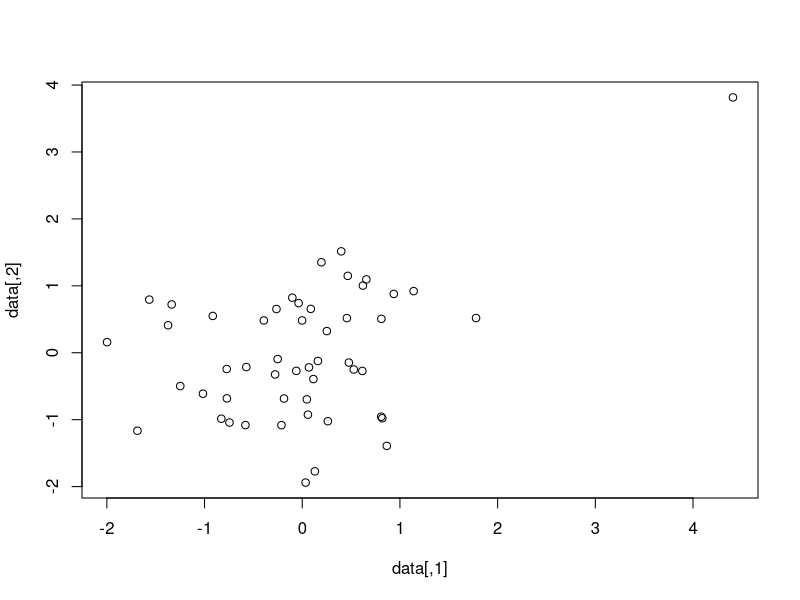

The R source for this figure: (Note: this script raises an error after producing the figure.)
## ---- chunk 1
knitr::opts_chunk$set(echo = TRUE)
## ---- chunk 2
sd.w <- function(x, k) {
  # computes the windsorized standard deviation, called by dqf.outlier
  # Inputs:
  ## k: (integer) number of observations at each extreme to alter
  ## x: (vector) numeric data values
  k <- floor(k)
  if (k == 0) {  #corresponds to non-robust adaptive DQF
    return(sd(x))
  } else {
    x <- sort(x)
    n <- length(x)
    x[1:k] <- x[k]
    x[(n-k+1):n] <- x[n-k+1]
    return(sd(x))
  }
}
## ---- chunk 3
subsamp.dqf <- function(n.obs, subsample) {
  # called by dqf.outlier, computes random subset of pairs
  pairs <- c()
  subsample <- floor(subsample/2)*2
  for (i in 1:n.obs) {
    for (j in (i+1):(i+subsample/2)) {
      pairs <- rbind(pairs, c(i,j*(j <= n.obs) + (j-n.obs)*(j > n.obs)))
    }
  }
  return(pairs)
}
## ---- chunk 4
plot.dqf <- function(dqf,labels=NULL,xlab='',ylab='',main=''){
  x <- seq(.01,1,.01)
  
  if(nrow(dqf)==1){ # only one function
    plot(x,dqf,t='l')
  }
  else{
    n.functions <- nrow(dqf)
    if(is.null(labels)) labels <- rep(1,n.functions) 
    
    plot(x,dqf[1,],t='l',ylim=c(0,max(dqf)),col=labels[1],xlab=xlab,ylab=ylab,main=main)
    for(i in 2:n.functions){
      lines(x,dqf[i,],col=labels[i])
    }
  }
}
## ---- chunk 5
show <- function(length,s){
  labels <- rep(1,length)
  labels[s] <- 2
  return(labels)
}
## ---- chunk 6
dqf.outlier <- function(data = NULL, gram.mat = NULL, g.scale=2, angle=c(30,45,60), kernel="linear", p1=1, p2=0, n.splits=100, subsample=50, z.scale=TRUE, k.w=3, adaptive=TRUE, G="norm") {
  # kernelized version of depthity
  # 
  # inputs: 
  #   data (matrix or data frame) - a data matrix of explanatory variables
  #   kernel - of form "linear", "rbf" or "poly", or a user defined function 
  #   g.scale (scalar) - scales the base distribution G
  #   angle (numeric vector of length 3)- angles of cone from midline, must live between 0 and 90
  #   p1 - first parameter for kernel
  #   p2 - second parameter for kernel
  #   n.splits (integer) - the number of split points at which the DQF is computed
  #   subsample (integer)- the number of random pairs for each observation
  #   z.scale (logical) - should the data be z-scaled first
  #   k.w (integer) - the number of points altered in the windsorized standard deviation
  #   adaptive - if TRUE, uses windsorized standard deviation to scale base distribution
  #   G - base distribution:   "norm" or "unif"
  ##
  # Output:
  #   angle  - vector of angles used, same as inputted
  #   dqf1, dqf2, dqf3 - matrices of depth quantile functions, rows are observations
  if (G=="norm") {
    param1 <- 0; param2 <- 1 }
  if (G=="unif") {
    param1 <- -1; param2 <- 1 }
  if (is.null(data) & is.null(gram.mat)) 
    stop("Either a data set or Gram matrix must be provided")
  if (min(angle) <= 0 | max(angle) >= 90) 
    stop("Angles must be between 0 and 90")
  if (is.null(data))
    n.obs <- nrow(gram.mat)
  if (is.null(gram.mat))
    n.obs <- nrow(data)
  scram <- sample(n.obs)
  pairs <- subsamp.dqf(n.obs, subsample)
  if (is.null(gram.mat)) {  
    if (z.scale==TRUE)
      data <- apply(data, 2, scale) #z-scale data
    if (is.function(kernel)==TRUE)
      kern <- kernel
    if (kernel == "linear") {
      kern <- function(x,y)
        return(sum(x*y))
    }
    if (kernel == "rbf") {
      kern <- function(x,y)
        return(exp(-sum((x-y)^2)/p1))
    }             
    if (kernel == "poly") {
      kern <- function(x,y)
        return((sum(x*y)+p2)^p1)
    }
    data <- data[scram,]
    gram <- matrix(0,n.obs, n.obs)
    for (i in 1:n.obs) {
      for (j in i:n.obs) {
        gram[i,j] <- kern(data[i,], data[j,])
        gram[j,i] <- gram[i,j]
      }
    }
  } else {
    if (diff(dim(gram.mat))!=0)
      stop("Gram matrix must be square")
    if (isSymmetric(gram.mat) == FALSE)
      stop("Gram matrix must be symmetric")
    gram <- gram.mat
    gram <- gram[scram,]
    gram <- gram[,scram]
  }
  splits <- get(paste("q", G, sep=""))((1:n.splits)/(n.splits+1),param1, param2) * g.scale
  depthity1 <- depthity2 <- depthity3 <- rep(0,length(splits))
  norm.k2 <- error.k <- k.to.mid <- rep(0, n.obs)
  dep1 <- dep2 <- dep3 <- matrix(0, nrow=nrow(pairs), ncol=n.splits)
  qfs1 <- qfs2 <- qfs3 <- matrix(0, nrow=nrow(pairs), ncol=100)
  for (i.subs in 1:nrow(pairs)) {
    i <- pairs[i.subs,1];  j <- pairs[i.subs,2]
    for (k in 1:n.obs) {
      norm.k2[k] <- gram[k,k] + 1/4*(gram[i,i]+gram[j,j]) + 1/2*gram[i,j]-gram[k,i]-gram[k,j]
      k.to.mid[k] <- (gram[k,i]-gram[k,j]+1/2*(gram[j,j]-gram[i,i]))/sqrt(gram[i,i]+gram[j,j]-2*gram[i,j])
      error.k[k] <- sqrt(abs(norm.k2[k] - k.to.mid[k]^2))
    }
    for (c in 1:length(splits)) {
      good <- rep(1, n.obs)
      s <- splits[c] * (sd.w(k.to.mid, k.w)*adaptive + (adaptive==FALSE)) 
      good[k.to.mid/s > 1] <- 0  #points on other side of cone tip removed
      d.to.tip <- abs(k.to.mid - s)
      good1 <- good * (abs(atan(error.k / d.to.tip)) < (angle[1]/360*2*pi))  #points outside of cone removed
      good1 <- good1 * (1 - 2*(sign(k.to.mid)==sign(s)))  #which side of midpoint are they on
      depthity1[c] <- min(c(sum(good1==-1), sum(good1==1)))
      good2 <- good * (abs(atan(error.k / d.to.tip)) < (angle[2]/360*2*pi))  #points outside of cone removed
      good2 <- good2 * (1 - 2*(sign(k.to.mid)==sign(s)))  #which side of midpoint are they on
      depthity2[c] <- min(c(sum(good2==-1), sum(good2==1)))
      good3 <- good * (abs(atan(error.k / d.to.tip)) < (angle[3]/360*2*pi))  #points outside of cone removed
      good3 <- good3 * (1 - 2*(sign(k.to.mid)==sign(s)))  #which side of midpoint are they on
      depthity3[c] <- min(c(sum(good3==-1), sum(good3==1)))
    }
    qfs1[i.subs,] <- quantile(depthity1, seq(0,1,length=100), na.rm=TRUE)
    qfs2[i.subs,] <- quantile(depthity2, seq(0,1,length=100), na.rm=TRUE)
    qfs3[i.subs,] <- quantile(depthity3, seq(0,1,length=100), na.rm=TRUE)
  }
  dqf1 <- dqf2 <- dqf3 <- matrix(0,n.obs, 100)
  for (i in 1:n.obs) {
    dqf1[i,] <- apply(qfs1[which(pairs[,1]==i | pairs[,2]==i),],2,mean, na.rm=TRUE)
    dqf2[i,] <- apply(qfs2[which(pairs[,1]==i | pairs[,2]==i),],2,mean, na.rm=TRUE)
    dqf3[i,] <- apply(qfs3[which(pairs[,1]==i | pairs[,2]==i),],2,mean, na.rm=TRUE)
  }
  dqf1 <- dqf1[order(scram),]  #map back to original indicies
  dqf2 <- dqf2[order(scram),]
  dqf3 <- dqf3[order(scram),]
  
  return(list(angle=angle, dqf1=dqf1, dqf2=dqf2, dqf3=dqf3))
}
## ---- chunk 7
dqf.subset <- function(data = NULL, gram.mat = NULL, g.scale=2, angle=c(45), kernel="linear", p1=1, p2=0, n.splits=100, subsample=50, z.scale=TRUE, k.w=3, adaptive=TRUE, G="norm") {
  # kernelized version of depthity
  # 
  # inputs: 
  #   data (matrix or data frame) - a data matrix of explanatory variables
  #   kernel - of form "linear", "rbf" or "poly", or a user defined function 
  #   g.scale (scalar) - scales the base distribution G
  #   angle (numeric vector of length 3)- angles of cone from midline, must live between 0 and 90
  #   p1 - first parameter for kernel
  #   p2 - second parameter for kernel
  #   n.splits (integer) - the number of split points at which the DQF is computed
  #   subsample (integer)- the number of random pairs for each observation
  #   z.scale (logical) - should the data be z-scaled first
  #   k.w (integer) - the number of points altered in the windsorized standard deviation
  #   adaptive - if TRUE, uses windsorized standard deviation to scale base distribution
  #   G - base distribution:   "norm" or "unif"
  ##
  # Output:
  #   angle  - vector of angles used, same as inputted
  #   dqf1, dqf2, dqf3 - matrices of depth quantile functions, rows are observations
  if (G=="norm") {
    param1 <- 0; param2 <- 1 }
  if (G=="unif") {
    param1 <- -1; param2 <- 1 }
  if (is.null(data) & is.null(gram.mat)) 
    stop("Either a data set or Gram matrix must be provided")
  if (min(angle) <= 0 | max(angle) >= 90) 
    stop("Angles must be between 0 and 90")
  if (is.null(data))
    n.obs <- nrow(gram.mat)
  if (is.null(gram.mat))
    n.obs <- nrow(data)
  
  
  #scram <- sample(n.obs)
  #unscram <- c()
  #for(i in 1:length(scram)){
  #  unscram <- c(unscram,which(scram==i))
  #}
  
  pairs <- subsamp.dqf(n.obs, subsample)
  if (is.null(gram.mat)) {  
    if (z.scale==TRUE)
      data <- apply(data, 2, scale) #z-scale data
    if (is.function(kernel)==TRUE)
      kern <- kernel
    if (kernel == "linear") {
      kern <- function(x,y)
        return(sum(x*y))
    }
    if (kernel == "rbf") {
      kern <- function(x,y)
        return(exp(-sum((x-y)^2)/p1))
    }             
    if (kernel == "poly") {
      kern <- function(x,y)
        return((sum(x*y)+p2)^p1)
    }
    #data <- data[scram,]
    gram <- matrix(0,n.obs, n.obs)
    for (i in 1:n.obs) {
      for (j in i:n.obs) {
        gram[i,j] <- kern(data[i,], data[j,])
        gram[j,i] <- gram[i,j]
      }
    }
  } else {
    if (diff(dim(gram.mat))!=0)
      stop("Gram matrix must be square")
    if (isSymmetric(gram.mat) == FALSE)
      stop("Gram matrix must be symmetric")
    gram <- gram.mat
    #gram <- gram[scram,]
    #gram <- gram[,scram]
  }
  splits <- get(paste("q", G, sep=""))((1:n.splits)/(n.splits+1),param1, param2) * g.scale
  depthity1 <- rep(0,length(splits))
  norm.k2 <- error.k <- k.to.mid <- rep(0, n.obs)
  dep1 <- matrix(0, nrow=nrow(pairs), ncol=n.splits)
  qfs1 <- matrix(0, nrow=nrow(pairs), ncol=100)
  
  ret.pairs <- matrix(0,nrow=nrow(pairs),ncol=2)
  k.to.mids <- matrix(ncol = n.obs, nrow = nrow(pairs))
  
  ret.gs <- matrix(ncol = n.obs, nrow = n.splits)  # skeleton for goods data.frame
  ret.goods <- list()
  
  # pairs.goods <- list(pairs=list(c(0,0)),goods=list(data.frame(matrix(ncol = n.obs, nrow = 100)))) # create list of pairs and their corresponding 100 (num.splits) good vectors
  
  for (i.subs in 1:nrow(pairs)) {
    i <- pairs[i.subs,1];  j <- pairs[i.subs,2]
    
    # pairs.goods$pairs <- append(pairs.goods$pairs,list(c(scram[i],scram[j]))) # record pairs of points (original indices)
    
    #ret.pairs[i.subs,] <- c(scram[i],scram[j])
    ret.pairs[i.subs,] <- c(i,j)
    
    for (k in 1:n.obs) {
      norm.k2[k] <- gram[k,k] + 1/4*(gram[i,i]+gram[j,j]) + 1/2*gram[i,j]-gram[k,i]-gram[k,j]
      k.to.mid[k] <- (gram[k,i]-gram[k,j]+1/2*(gram[j,j]-gram[i,i]))/sqrt(gram[i,i]+gram[j,j]-2*gram[i,j]) # return this
      error.k[k] <- sqrt(abs(norm.k2[k] - k.to.mid[k]^2))
    }
    
    k.to.mids[i.subs,] <- k.to.mid
    
    for (c in 1:length(splits)) {
      good <- rep(1, n.obs)
      s <- splits[c] * (sd.w(k.to.mid, k.w)*adaptive + (adaptive==FALSE)) 
      good[k.to.mid/s > 1] <- 0  #points on other side of cone tip removed
      d.to.tip <- abs(k.to.mid - s)
      good1 <- good * (abs(atan(error.k / d.to.tip)) < (angle[1]/360*2*pi))  #points outside of cone removed
      good1 <- good1 * (1 - 2*(sign(k.to.mid)==sign(s)))  #which side of midpoint are they on
      ret.gs[c,] <- good1
      depthity1[c] <- min(c(sum(good1==-1), sum(good1==1)))
    }
    ret.goods[[i.subs]] <- ret.gs
    qfs1[i.subs,] <- quantile(depthity1, seq(0,1,length=100), na.rm=TRUE)
  }
  dqf1 <- matrix(0,n.obs, 100)
  for (i in 1:n.obs) {
    dqf1[i,] <- apply(qfs1[which(pairs[,1]==i | pairs[,2]==i),],2,mean, na.rm=TRUE)
  }
  
  # reorder
  # dqf1 <- dqf1[unscram,]  #map back to original indicies
  
  return(list(dqf1=dqf1,ret.pairs=ret.pairs,ret.goods=ret.goods,k.to.mids=k.to.mids,splits=splits))
}
## ---- chunk 8
extract.dqf <- function(dqf,subset){
  n.subset <- length(subset)
  depthity1 <- rep(0,100)
  
  indices <- which(dqf$ret.pairs[,1] %in% subset & dqf$ret.pairs[,2] %in% subset)
  pairs <- dqf$ret.pairs[indices,]
  
  qfs1 <- matrix(0, nrow=length(indices), ncol=100)
  
  qfs.count <- 1
  for(j in indices){
    gs <- dqf$ret.goods[[j]][,subset]
    for(i in 1:nrow(gs)){
      g <- gs[i,]
      depthity1[i] <- min(c(sum(g==-1), sum(g==1)))
    }
    qfs1[qfs.count,] <- quantile(depthity1, seq(0,1,length=100), na.rm=TRUE)
    qfs.count <- qfs.count+1
  }
  
  dqf1 <- matrix(0,n.subset, 100)
  for (i in 1:n.subset) {
    dqf1[i,] <- apply(qfs1[which(pairs[,1]==i | pairs[,2]==i),],2,mean,na.rm=TRUE)
  }
  
  return(dqf1)
}
## ---- chunk 9
extract.depths <- function(dqf,subset){
  n.subset <- length(subset)
  depthity1 <- rep(0,100)
  
  indices <- which(dqf$ret.pairs[,1] %in% subset & dqf$ret.pairs[,2] %in% subset)
  subset.pairs <- dqf$ret.pairs[indices,]
  
  depths <- matrix(0, nrow=length(indices), ncol=100)
  
  depths.count <- 1
  for(j in indices){
    gs <- dqf$ret.goods[[j]][,subset]
    for(i in 1:nrow(gs)){
      g <- gs[i,]
      depthity1[i] <- min(c(sum(g==-1), sum(g==1)))
    }
    depths[depths.count,] <- depthity1
    depths.count <- depths.count+1
  }
  
  return(list(depths=depths,subset.pairs=subset.pairs))
}
## ---- chunk 10
calculate.qfs <- function(depths,k2mid,splits){
  qfs <- matrix(0,nrow=nrow(depths),ncol=length(splits))
  
  for(i in 1:nrow(depths)){
    qf <- rep(0,100)
    d <- depths[i,]
    k.sd <- sd.w(k2mid[i,],3)
    
    q.prev <- 1
    min.s <- 1; max.s <- -1
    for(j in 0:max(d)){
      s <- splits[which(d==j)]
      min.s <- min(c(s,min.s)); max.s <- max(c(s,max.s))
      q <- ceiling((pnorm(max.s,sd=k.sd)-pnorm(min.s,sd=k.sd))*100)
      
      if(q>q.prev & q <= 100){
        qf[q.prev:q] <- j
        q.prev <- q+1
      }
      
    }
    qfs[i,] <- qf
    
  }
  return(qfs)
}
## ---- chunk 11
calculate.dqfs <- function(qfs,pairs,subset,n.obs){
  
  if(length(pairs)==2) return(qfs)
  
  dqfs <- matrix(0,n.obs, 100)
  for (i in 1:n.obs) {
    dqfs[i,] <- apply(qfs[which(pairs[,1]==i | pairs[,2]==i),],2,mean, na.rm=TRUE)
  }
  return(dqfs[subset,])
}
## ---- chunk 12
row.col <- function(dataframe,index){
  n.row <- nrow(dataframe); n.col <- ncol(dataframe)
  
  row <- index%%n.row
  if(row==0){ row <- n.row; col <- index/n.row}
  else{ col <- ceiling(index/n.row) }
  
  return(list(row=row,col=col))
  
}
## ---- chunk 13
initial.cluster <- function(data,n.clusters){
  n.obs <- nrow(data)
  distance_mat <- dist(data, method = 'euclidean')
  Hierar_cl <- hclust(distance_mat, method = 'single')
  clusters <- cutree(Hierar_cl, k = n.clusters)
  
  # calculate minimum distance between clusters

  dist.mat <- as.matrix(distance_mat)
  clus.indices <- list()
  for(i in 1:n.clusters){
    clus.indices[[i]] <- which(clusters==i)
  }

# calculate min distance from cluster i to j by:
  # calculate min of distances between point i_1 to point js
    # calculate min of those
  
  inter.dists <- matrix(0,nrow=n.clusters,ncol=n.clusters) # distance between closest points of clusters
  closest.pts <- matrix(0,nrow=n.clusters,ncol=n.clusters) # M(i,j) is index of closest point in cluster j to cluster i
  for(i in 1:n.clusters){
    for(j in i:n.clusters){
      if(i==j){inter.dists[i,j] <- Inf}
      else{
        inter.dists[i,j] <- inter.dists[j,i] <- min(dist.mat[clus.indices[[i]],clus.indices[[j]]])
        
        min.index <- which(dist.mat==inter.dists[i,j])[1]
        rc <- row.col(dist.mat,min.index)
        row <- rc$row; col <- rc$col
        
        if(row %in% clus.indices[[i]]){ closest.pts[j,i] <- row; closest.pts[i,j] <- col }
        else{ closest.pts[i,j] <- row; closest.pts[j,i] <- col }
        
        }
    }
  }
  
  return(list(clusters=clusters,inter.dists=inter.dists,closest.pts=closest.pts))
}
## ---- chunk 14
max.dist <- function(inter.dists){
  id <- inter.dists
  for(i in 1:length(id)){ if(id[i] == Inf) id[i] <- 0 }
  return(max(id))
}
## ---- chunk 15
combine.clusters <- function(combined.clusters,c1,c2){
  combined.clusters[[c1]] <- sort(c(combined.clusters[[c1]],combined.clusters[[c2]]))
  for(c in combined.clusters[[c1]]) combined.clusters[[c]] <- combined.clusters[[c1]]
  return(combined.clusters)
}
## ---- chunk 16
all.indices <- function(clusters, cluster.group){
  # to ensure function works with both single and vector cluster.group inputs
  v <- c()
  v <- c(v, cluster.group)
  
  indices <- c()
  for(c in v) indices <- c(indices,which(clusters == c))
  
  return(indices)
}
## ---- chunk 17
closest.pt.clusters <- function(inter.dists, cg1, cg2){
  n.cg1 <- length(c(cg1))
  n.cg2 <- length(c(cg2))
  m <- min(inter.dists[cg1,cg2])
  min.index <- which(inter.dists==m)[1]
  
  rc <- row.col(inter.dists,min.index)
  row <- rc$row; col <- rc$col
  
  return(list(c1=row,c2=col))
                        
}
## ---- chunk 18
compile.clusters <- function(clusters, combined.clusters){
  final.clusters <- clusters
  for(i in 1:length(combined.clusters)){
    c <- combined.clusters[[i]][1]
    indices <- c()
    for(j in combined.clusters[[i]]){
      indices <- c(indices,which(final.clusters==j))
    }
    final.clusters[indices] <- c
  }
  
  return(final.clusters)
}
## ---- chunk 19
interact <- function(){
  str=""
  while(str != "exit"){
    print("input below")
    str = readline()
    print(str)
    plot(seq(0,1,.01),seq(0,1,.01))
  }
}
## ---- chunk 20
library(glue)
## ---- chunk 21
combine.prompt <- function(row,col,inter.dists,combined.clusters){
  yes <- '"Yes"'; no <- '"No"'; pp <- '"Postpone"'
  print(glue('Clusters {cluster.string(combined.clusters[[row]])} and {cluster.string(combined.clusters[[col]])} are the closest by Euclidean distance (dist = {inter.dists[row,col]}).'))
    print(glue('Type "{as.character(combined.clusters[[row]][1])}" for dqfs of points in cluster "{cluster.string(combined.clusters[[row]])}" and closest point from cluster "{cluster.string(combined.clusters[[col]])}".'))
    print(glue('Type "{as.character(combined.clusters[[col]][1])}" for dqfs of points in cluster "{cluster.string(combined.clusters[[col]])}" and closest point from cluster "{cluster.string(combined.clusters[[row]])}".'))
    print(glue('Enter {yes} to combine clusters {cluster.string(combined.clusters[[row]])} and {cluster.string(combined.clusters[[col]])}?'))
    print(glue('Enter {no} to move on to next clusters.'))
    print(glue('Enter {pp} to consider combining these clusters later.'))
}
## ---- chunk 22
cluster.string <- function(cluster){
  
  ret <- '{'
  
  for(i in 1:length(cluster)){
    if(i==length(cluster)){ret <- paste(ret,as.character(cluster[i]),sep='')}
    else{ret <- paste(ret, as.character(cluster[i]),' ',sep='')}
  }
  
  ret <- paste(ret,'}',sep='')
  
  return(ret)
}
## ---- chunk 23
dqf.clustering <- function(data = NULL,dqf.s=NULL,n.clusters=20, gram.mat = NULL, g.scale=2, angle=c(45), kernel="linear", p1=1, p2=0, n.splits=100, subsample=50, z.scale=TRUE, k.w=3, adaptive=TRUE, G="norm"){
  
  # cannot input both data and calculated dqf.s
  if(!is.null(data) & !is.null(dqf.s)){
    print("Invalid Input. Function can only take one of `data` or `dqf.s` as input.")
    return()
  }
  
  data <- scale(data)
  
  # set n.obs - to number of observations
  if (is.null(data)) n.obs <- nrow(gram.mat)
  if (is.null(gram.mat)) n.obs <- nrow(data)
  
  subsample <- n.obs # calculate all sub-samples
  
  # initial clustering
  ic <- initial.cluster(data,n.clusters)
  clusters <- ic$clusters
  inter.dists <- ic$inter.dists
  closest.pts <- ic$closest.pts
  
  
  combined.clusters <- list()
  for(i in 1:n.clusters) combined.clusters[[i]] <- c(i)
  
  # calculate dqf.subset
  if(is.null(dqf.s)){
    print("Calculating `dqf.subset`...")
    dqf.s <- dqf.subset(data = data, gram.mat = gram.mat, g.scale=g.scale, angle=c(45), kernel=kernel, p1=p1, p2=p2, n.splits=n.splits, subsample=subsample, z.scale=z.scale, k.w=k.w, adaptive=adaptive, G=G)
    print("`dqf.subset` calculations complete.")
  }
  
  print("We will now begin combining clusters.")
  print("You may type exit at any time and the function will return `dqf.subset` and current clusters.")
  print("Press Enter to continue")
  s = readline()
  while(s != 'exit'){
    move.on <- FALSE
    
    if(min(inter.dists)==Inf){
      final.clusters <- compile.clusters(clusters, combined.clusters)
      return(list(dqf.s=dqf.s,final.clusters=final.clusters))
    }
    mi <- which.min(inter.dists) # mi is short for min.index
    rc <- row.col(inter.dists,mi)
    row <- rc$row; col <- rc$col
    
    # Prepare dqfs
    cpc <- closest.pt.clusters(inter.dists,combined.clusters[[row]],combined.clusters[[col]])
    pt2.index <- closest.pts[cpc$c1,cpc$c2] # index of closest point in cluster group 2 to cg1
    pt1.index <- closest.pts[cpc$c2,cpc$c1] # index of closest point in cluster group 1 to cg2
    
    subset1 <- c(all.indices(clusters,combined.clusters[[row]]),pt2.index)
    ed1 <- extract.depths(dqf.s,subset1)
    depths1 <- ed1$depths; subset1.pairs <- ed1$subset.pairs
    qfs1 <- calculate.qfs(depths=depths1,dqf.s$k.to.mids,dqf.s$splits)
    dqfs1 <- calculate.dqfs(qfs1,subset1.pairs,subset1,n.obs)
    labels1 <- rep(1,length(subset1)); labels1[which(subset1==pt2.index)] <- 2
    
    subset2 <- c(all.indices(clusters,combined.clusters[[col]]),pt1.index)
    ed2 <- extract.depths(dqf.s,subset2)
    depths2 <- ed2$depths; subset2.pairs <- ed2$subset.pairs
    qfs2 <- calculate.qfs(depths=depths2,dqf.s$k.to.mids,dqf.s$splits)
    dqfs2 <- calculate.dqfs(qfs2,subset2.pairs,subset2,n.obs)
    labels2 <- rep(1,length(subset2)); labels2[which(subset2==pt1.index)] <- 2
    
    combine.prompt(row,col,inter.dists,combined.clusters)
    
    s <- readline()
    while(!move.on){
      if(s == "Yes"){
        print(glue("Clusters {cluster.string(combined.clusters[[row]])} and {cluster.string(combined.clusters[[col]])} were combined."))
        combined.clusters <- combine.clusters(combined.clusters,row,col)
        inter.dists[combined.clusters[[row]],combined.clusters[[col]]] <- Inf # don't need to consider combining them anymore
        inter.dists[combined.clusters[[col]],combined.clusters[[row]]] <- Inf
        move.on <- TRUE
      }else if(s == "No"){
        # print("Are you sure? If yes, combinning clusters {cluster.string(combined.clusters[[row]])} and {cluster.string(combined.clusters[[col]])} will not be revisited.")
        # s <- readline()
        inter.dists[combined.clusters[[row]],combined.clusters[[col]]] <- Inf
        inter.dists[combined.clusters[[col]],combined.clusters[[row]]] <- Inf
        move.on <- TRUE
      }else if(s == "Later"){
        print("Later")
        s <- readline()
      }else if(s == row){
        plot.dqf(dqfs1,labels1)
        combine.prompt(row,col,inter.dists,combined.clusters)
        s <- readline()
      }else if(s == col){
        plot.dqf(dqfs2,labels2)
        combine.prompt(row,col,inter.dists,combined.clusters)
        s <- readline()
      } else if(s == 'exit'){
        move.on = TRUE
      } else{
        print("Invalid input")
        combine.prompt(row,col,inter.dists,combined.clusters)
        s <- readline()
      }
    }
    
  }
  
  final.clusters <- compile.clusters(clusters, combined.clusters)
  
  return(list(dqf.s=dqf.s,final.clusters=final.clusters))
  
}
## ---- chunk 24
set.seed(47)
data <- cbind(rnorm(50,0,1),rnorm(50,0,1))
data <- rbind(data,c(5,5))
data <- scale(data)
plot(data)
## ---- chunk 25
test.dqf <- dqf.subset(data)
## ---- chunk 26
n.obs <- nrow(data)
n.clusters <- 3
subsample <- n.obs # calculate all sub-samples
x
# initial clustering
ic <- initial.cluster(data,n.clusters)
clusters <- ic$clusters
inter.dists <- ic$inter.dists
closest.pts <- ic$closest.pts
inter.dists
closest.pts
## ---- chunk 27
max.dist(inter.dists)
## ---- chunk 28
combined.clusters <- list()
for(i in 1:n.clusters) combined.clusters[[i]] <- c(i)
## ---- chunk 29
mi <- which.min(inter.dists) # mi is short for min.index
rc <- row.col(inter.dists,mi)
row <- rc$row; col <- rc$col
cpc <- closest.pt.clusters(inter.dists,combined.clusters[[row]],combined.clusters[[col]])
pt2.index <- closest.pts[cpc$c1,cpc$c2] # index of closest point in cluster group 2 to cg1
pt1.index <- closest.pts[cpc$c2,cpc$c1] # index of closest point in cluster group 1 to cg2
## ---- chunk 30
subset1 <- c(all.indices(clusters,combined.clusters[[row]]),pt2.index)
ed1 <- extract.depths(test.dqf,subset1)
depths1 <- ed1$depths; subset1.pairs <- ed1$subset.pairs
qfs1 <- calculate.qfs(depths=depths1,test.dqf$k.to.mids,test.dqf$splits)
dqfs1 <- calculate.dqfs(qfs1,subset1.pairs,subset1,n.obs)
labels1 <- rep(1,length(subset1)); labels1[which(subset1==pt2.index)] <- 2
## ---- chunk 31
qfs1 <- calculate.qfs(depths=depths1,test.dqf$k.to.mids,test.dqf$splits)
qfs1
## ---- chunk 32
subset2 <- c(all.indices(clusters,combined.clusters[[col]]),pt1.index)
ed2 <- extract.depths(test.dqf,subset2)
depths2 <- ed2$depths; subset2.pairs <- ed2$subset.pairs
qfs2 <- calculate.qfs(depths=depths2,test.dqf$k.to.mids,test.dqf$splits)
dqfs2 <- calculate.dqfs(qfs2,subset2.pairs,subset2,n.obs)
labels2 <- rep(1,length(subset2)); labels2[which(subset2==pt1.index)] <- 2
## ---- chunk 33
length(qfs2)
## ---- chunk 34
plot.dqf(dqfs2,labels2)
## ---- chunk 35
l <- rep(1,nrow(data)); l[c(1,51)] <- 2
plot(data,col=l)
## ---- chunk 36
cpc <- closest.pt.clusters(inter.dists,combined.clusters[[row]],combined.clusters[[col]])
pt2.index <- closest.pts[cpc$c1,cpc$c2] # index of closest point in cluster group 2 to cg1
pt1.index <- closest.pts[cpc$c2,cpc$c1] # index of closest point in cluster group 1 to cg2

subset1 <- c(all.indices(clusters,combined.clusters[[row]]),pt2.index)
ed1 <- extract.depths(dqf.s,subset1)
depths1 <- ed1$depths; subset1.pairs <- ed1$subset.pairs
qfs1 <- calculate.qfs(depths=depths1,dqf.s$k.to.mids,dqf.s$splits)
dqfs1 <- calculate.dqfs(qfs1,subset1.pairs,subset1,n.obs)
labels1 <- rep(1,length(subset1)); labels1[which(subset1==pt2.index)] <- 2

subset2 <- c(all.indices(clusters,combined.clusters[[col]]),pt1.index)
ed2 <- extract.depths(dqf.s,subset2)
depths2 <- ed2$depths; subset2.pairs <- ed2$subset.pairs
qfs2 <- calculate.qfs(depths=depths2,dqf.s$k.to.mids,dqf.s$splits)
dqfs2 <- calculate.dqfs(qfs2,subset2.pairs,subset2,n.obs)
labels2 <- rep(1,length(subset2)); labels2[which(subset2==pt1.index)] <- 2
## ---- chunk 37
test.interact <- function(){
  print("We will now begin combining clusters.")
  print("You may type 'exit' at any time and the function will return `dqf.subset` and currents clusters.")
  s = readline()
  while(s != 'exit'){
    print("We will now begin combining clusters.")
    print("You may type 'exit' at any time and the function will return `dqf.subset` and currents clusters.")
    s = readline()
  }
}
## ---- chunk 38
ongoingtest.interact()
## ---- chunk 39
set.seed(470)
x <- seq(-20,20,.1)
x1 <- x+20
y1 <- (x-2)^2 + rnorm(length(x),0,30)
y2 <- -(x+2)^2 + 550 + rnorm(length(x),0,30)
data1 <- cbind(x,y1)
data2 <- cbind(x1,y2)
m.data <- rbind(data1,data2)
m.data <- scale(m.data)
m.labels <- c(rep(2,length(data1[,1])),rep(3,length(data2[,1])))

dist.mat <- as.matrix(dist(m.data))

ic <- initial.cluster(m.data,20)
clusters <- ic$clusters
inter.d <- ic$inter.dists
closest.pts <- ic$closest.pts

# plot(m.data,col=clusters)

mi <- which.min(inter.d)
rc <- row.col(inter.d,mi)
row <- rc$row; col <- rc$col
closest.pts[row,col] %in% which(clusters==row) #false
closest.pts[row,col] %in% which(clusters==col) #true
inter.d[row,col]
dist.mat[closest.pts[row,col],closest.pts[col,row]]

print("-------")

closest.pts[10,1] %in% which(clusters==1)
closest.pts[1,10] %in% which(clusters==1)
dist.mat[closest.pts[10,1],closest.pts[1,10]]
inter.d[1,10]
inter.d[10,1]
dm <- data.frame(dist.mat)
print("-----")
min(dm[which(clusters==1),which(clusters==2)])
min(dm[which(clusters==2),which(clusters==1)])
inter.d[1,2]
dist.mat[closest.pts[2,1],closest.pts[1,2]]
## ---- chunk 40
n.obs <- nrow(m.data)
mi <- which(dm==min(dm[which(clusters==1),which(clusters==2)]))[1]+n.obs
row <- floor(mi/n.obs)
col <- mi-row*n.obs
row
col
dm[row,col]
which(dm==inter.d[1,2])
## ---- chunk 41
n.obs <- nrow(m.data)
mi <- which(dm==min(dm[which(clusters==1),which(clusters==2)]))[1]+n.obs
row <- floor(mi/n.obs)
col <- mi-row*n.obs
row
col
dm[row,col]
## ---- chunk 42
n.clusters <- 20
combined.clusters <- list()
for(i in 1:n.clusters) combined.clusters[[i]] <- c(i)
combined.clusters <- combine.clusters(combined.clusters,2,6)
combined.clusters <- combine.clusters(combined.clusters,2,3)
combined.clusters <- combine.clusters(combined.clusters,3,8)
combined.clusters <- combine.clusters(combined.clusters,9,10)
combined.clusters <- combine.clusters(combined.clusters,8,10)
combined.clusters <- combine.clusters(combined.clusters,4,7)
row <- 2; col <- 7
print(glue("Clusters {cluster.string(combined.clusters[[row]])} and {cluster.string(combined.clusters[[col]])} were combined."))
combined.clusters[[col]]
## ---- chunk 43
cluster.string(combined.clusters[[row]])
## ---- chunk 44
cg1 <- c(1,2)
cg2 <- c(3,4)

n.cg1 <- length(c(cg1))
n.cg2 <- length(c(cg2))
mi <- which.min(inter.d[cg1,cg2])+n.cg1

row <- floor(mi/n.cg1); col <- mi-row*n.cg2
c1 <- cg1[row]; c2 <- cg2[col]
c1
c2
## ---- chunk 45
d <- data.frame(matrix(1:(6*9),nrow=6,ncol=9))
n.row <- nrow(d); n.col <- ncol(d)
mi <- 29
rc <- row.col(d,mi)
row <- rc$row; col <- rc$col
d[row,col]
## ---- chunk 46
which(d==12)
## ---- chunk 47
set.seed(47)
d1 <- cbind(rnorm(50),rnorm(50))
d2 <- cbind(rnorm(50,5),rnorm(50,5))
d3 <- cbind(rnorm(50,-5),rnorm(50,-5))
data <- rbind(d1,d2,d3)
plot(data)
## ---- chunk 48
set.seed(47)
x <- seq(-20,20,.1)
x1 <- x+20
y1 <- (x-2)^2 + rnorm(length(x),0,30)
y2 <- -(x+2)^2 + 550 + rnorm(length(x),0,30)
data1 <- cbind(x,y1)
data2 <- cbind(x1,y2)
m.data <- rbind(data1,data2)
plot(m.data)
